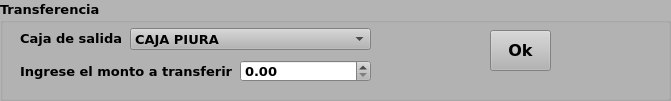
   <widget class="QGroupBox" name="groupBox_3">
    <property name="geometry">
     <rect>
      <x>20</x>
      <y>120</y>
      <width>671</width>
      <height>101</height>
     </rect>
    </property>
    <property name="palette">
     <palette>
      <active>
       <colorrole role="WindowText">
        <brush brushstyle="SolidPattern">
         <color alpha="255">
          <red>0</red>
          <green>0</green>
          <blue>0</blue>
         </color>
        </brush>
       </colorrole>
       <colorrole role="Button">
        <brush brushstyle="SolidPattern">
         <color alpha="255">
          <red>180</red>
          <green>180</green>
          <blue>180</blue>
         </color>
        </brush>
       </colorrole>
       <colorrole role="Light">
        <brush brushstyle="SolidPattern">
         <color alpha="255">
          <red>255</red>
          <green>255</green>
          <blue>255</blue>
         </color>
        </brush>
       </colorrole>
       <colorrole role="Midlight">
        <brush brushstyle="SolidPattern">
         <color alpha="255">
          <red>217</red>
          <green>217</green>
          <blue>217</blue>
         </color>
        </brush>
       </colorrole>
       <colorrole role="Dark">
        <brush brushstyle="SolidPattern">
         <color alpha="255">
          <red>90</red>
          <green>90</green>
          <blue>90</blue>
         </color>
        </brush>
       </colorrole>
       <colorrole role="Mid">
        <brush brushstyle="SolidPattern">
         <color alpha="255">
          <red>120</red>
          <green>120</green>
          <blue>120</blue>
         </color>
        </brush>
       </colorrole>
       <colorrole role="Text">
        <brush brushstyle="SolidPattern">
         <color alpha="255">
          <red>0</red>
          <green>0</green>
          <blue>0</blue>
         </color>
        </brush>
       </colorrole>
       <colorrole role="BrightText">
        <brush brushstyle="SolidPattern">
         <color alpha="255">
          <red>255</red>
          <green>255</green>
          <blue>255</blue>
         </color>
        </brush>
       </colorrole>
       <colorrole role="ButtonText">
        <brush brushstyle="SolidPattern">
         <color alpha="255">
          <red>0</red>
          <green>0</green>
          <blue>0</blue>
         </color>
        </brush>
       </colorrole>
       <colorrole role="Base">
        <brush brushstyle="SolidPattern">
         <color alpha="255">
          <red>255</red>
          <green>255</green>
          <blue>255</blue>
         </color>
        </brush>
       </colorrole>
       <colorrole role="Window">
        <brush brushstyle="SolidPattern">
         <color alpha="255">
          <red>180</red>
          <green>180</green>
          <blue>180</blue>
         </color>
        </brush>
       </colorrole>
       <colorrole role="Shadow">
        <brush brushstyle="SolidPattern">
         <color alpha="255">
          <red>0</red>
          <green>0</green>
          <blue>0</blue>
         </color>
        </brush>
       </colorrole>
       <colorrole role="AlternateBase">
        <brush brushstyle="SolidPattern">
         <color alpha="255">
          <red>217</red>
          <green>217</green>
          <blue>217</blue>
         </color>
        </brush>
       </colorrole>
       <colorrole role="ToolTipBase">
        <brush brushstyle="SolidPattern">
         <color alpha="255">
          <red>255</red>
          <green>255</green>
          <blue>220</blue>
         </color>
        </brush>
       </colorrole>
       <colorrole role="ToolTipText">
        <brush brushstyle="SolidPattern">
         <color alpha="255">
          <red>0</red>
          <green>0</green>
          <blue>0</blue>
         </color>
        </brush>
       </colorrole>
       <colorrole role="PlaceholderText">
        <brush brushstyle="SolidPattern">
         <color alpha="128">
          <red>0</red>
          <green>0</green>
          <blue>0</blue>
         </color>
        </brush>
       </colorrole>
      </active>
      <inactive>
       <colorrole role="WindowText">
        <brush brushstyle="SolidPattern">
         <color alpha="255">
          <red>0</red>
          <green>0</green>
          <blue>0</blue>
         </color>
        </brush>
       </colorrole>
       <colorrole role="Button">
        <brush brushstyle="SolidPattern">
         <color alpha="255">
          <red>180</red>
          <green>180</green>
          <blue>180</blue>
         </color>
        </brush>
       </colorrole>
       <colorrole role="Light">
        <brush brushstyle="SolidPattern">
         <color alpha="255">
          <red>255</red>
          <green>255</green>
          <blue>255</blue>
         </color>
        </brush>
       </colorrole>
       <colorrole role="Midlight">
        <brush brushstyle="SolidPattern">
         <color alpha="255">
          <red>217</red>
          <green>217</green>
          <blue>217</blue>
         </color>
        </brush>
       </colorrole>
       <colorrole role="Dark">
        <brush brushstyle="SolidPattern">
         <color alpha="255">
          <red>90</red>
          <green>90</green>
          <blue>90</blue>
         </color>
        </brush>
       </colorrole>
       <colorrole role="Mid">
        <brush brushstyle="SolidPattern">
         <color alpha="255">
          <red>120</red>
          <green>120</green>
          <blue>120</blue>
         </color>
        </brush>
       </colorrole>
       <colorrole role="Text">
        <brush brushstyle="SolidPattern">
         <color alpha="255">
          <red>0</red>
          <green>0</green>
          <blue>0</blue>
         </color>
        </brush>
       </colorrole>
       <colorrole role="BrightText">
        <brush brushstyle="SolidPattern">
         <color alpha="255">
          <red>255</red>
          <green>255</green>
          <blue>255</blue>
         </color>
        </brush>
       </colorrole>
       <colorrole role="ButtonText">
        <brush brushstyle="SolidPattern">
         <color alpha="255">
          <red>0</red>
          <green>0</green>
          <blue>0</blue>
         </color>
        </brush>
       </colorrole>
       <colorrole role="Base">
        <brush brushstyle="SolidPattern">
         <color alpha="255">
          <red>255</red>
          <green>255</green>
          <blue>255</blue>
         </color>
        </brush>
       </colorrole>
       <colorrole role="Window">
        <brush brushstyle="SolidPattern">
         <color alpha="255">
          <red>180</red>
          <green>180</green>
          <blue>180</blue>
         </color>
        </brush>
       </colorrole>
       <colorrole role="Shadow">
        <brush brushstyle="SolidPattern">
         <color alpha="255">
          <red>0</red>
          <green>0</green>
          <blue>0</blue>
         </color>
        </brush>
       </colorrole>
       <colorrole role="AlternateBase">
        <brush brushstyle="SolidPattern">
         <color alpha="255">
          <red>217</red>
          <green>217</green>
          <blue>217</blue>
         </color>
        </brush>
       </colorrole>
       <colorrole role="ToolTipBase">
        <brush brushstyle="SolidPattern">
         <color alpha="255">
          <red>255</red>
          <green>255</green>
          <blue>220</blue>
         </color>
        </brush>
       </colorrole>
       <colorrole role="ToolTipText">
        <brush brushstyle="SolidPattern">
         <color alpha="255">
          <red>0</red>
          <green>0</green>
          <blue>0</blue>
         </color>
        </brush>
       </colorrole>
       <colorrole role="PlaceholderText">
        <brush brushstyle="SolidPattern">
         <color alpha="128">
          <red>0</red>
          <green>0</green>
          <blue>0</blue>
         </color>
        </brush>
       </colorrole>
      </inactive>
      <disabled>
       <colorrole role="WindowText">
        <brush brushstyle="SolidPattern">
         <color alpha="255">
          <red>90</red>
          <green>90</green>
          <blue>90</blue>
         </color>
        </brush>
       </colorrole>
       <colorrole role="Button">
        <brush brushstyle="SolidPattern">
         <color alpha="255">
          <red>180</red>
          <green>180</green>
          <blue>180</blue>
         </color>
        </brush>
       </colorrole>
       <colorrole role="Light">
        <brush brushstyle="SolidPattern">
         <color alpha="255">
          <red>255</red>
          <green>255</green>
          <blue>255</blue>
         </color>
        </brush>
       </colorrole>
       <colorrole role="Midlight">
        <brush brushstyle="SolidPattern">
         <color alpha="255">
          <red>217</red>
          <green>217</green>
          <blue>217</blue>
         </color>
        </brush>
       </colorrole>
       <colorrole role="Dark">
        <brush brushstyle="SolidPattern">
         <color alpha="255">
          <red>90</red>
          <green>90</green>
          <blue>90</blue>
         </color>
        </brush>
       </colorrole>
       <colorrole role="Mid">
        <brush brushstyle="SolidPattern">
         <color alpha="255">
          <red>120</red>
          <green>120</green>
          <blue>120</blue>
         </color>
        </brush>
       </colorrole>
       <colorrole role="Text">
        <brush brushstyle="SolidPattern">
         <color alpha="255">
          <red>90</red>
          <green>90</green>
          <blue>90</blue>
         </color>
        </brush>
       </colorrole>
       <colorrole role="BrightText">
        <brush brushstyle="SolidPattern">
         <color alpha="255">
          <red>255</red>
          <green>255</green>
          <blue>255</blue>
         </color>
        </brush>
       </colorrole>
       <colorrole role="ButtonText">
        <brush brushstyle="SolidPattern">
         <color alpha="255">
          <red>90</red>
          <green>90</green>
          <blue>90</blue>
         </color>
        </brush>
       </colorrole>
       <colorrole role="Base">
        <brush brushstyle="SolidPattern">
         <color alpha="255">
          <red>180</red>
          <green>180</green>
          <blue>180</blue>
         </color>
        </brush>
       </colorrole>
       <colorrole role="Window">
        <brush brushstyle="SolidPattern">
         <color alpha="255">
          <red>180</red>
          <green>180</green>
          <blue>180</blue>
         </color>
        </brush>
       </colorrole>
       <colorrole role="Shadow">
        <brush brushstyle="SolidPattern">
         <color alpha="255">
          <red>0</red>
          <green>0</green>
          <blue>0</blue>
         </color>
        </brush>
       </colorrole>
       <colorrole role="AlternateBase">
        <brush brushstyle="SolidPattern">
         <color alpha="255">
          <red>180</red>
          <green>180</green>
          <blue>180</blue>
         </color>
        </brush>
       </colorrole>
       <colorrole role="ToolTipBase">
        <brush brushstyle="SolidPattern">
         <color alpha="255">
          <red>255</red>
          <green>255</green>
          <blue>220</blue>
         </color>
        </brush>
       </colorrole>
       <colorrole role="ToolTipText">
        <brush brushstyle="SolidPattern">
         <color alpha="255">
          <red>0</red>
          <green>0</green>
          <blue>0</blue>
         </color>
        </brush>
       </colorrole>
       <colorrole role="PlaceholderText">
        <brush brushstyle="SolidPattern">
         <color alpha="128">
          <red>0</red>
          <green>0</green>
          <blue>0</blue>
         </color>
        </brush>
       </colorrole>
      </disabled>
     </palette>
    </property>
    <property name="font">
     <font>
      <family>Verdana</family>
      <pointsize>10</pointsize>
      <bold>true</bold>
     </font>
    </property>
    <property name="autoFillBackground">
     <bool>true</bool>
    </property>
    <property name="title">
     <string>Transferencia</string>
    </property>
    <widget class="QLabel" name="label_5">
     <property name="geometry">
      <rect>
       <x>20</x>
       <y>63</y>
       <width>221</width>
       <height>16</height>
      </rect>
     </property>
     <property name="font">
      <font>
       <family>Verdana</family>
       <pointsize>10</pointsize>
       <bold>true</bold>
      </font>
     </property>
     <property name="text">
      <string>Ingrese el monto a transferir</string>
     </property>
    </widget>
    <widget class="QDoubleSpinBox" name="doubleSpinBox">
     <property name="geometry">
      <rect>
       <x>240</x>
       <y>60</y>
       <width>131</width>
       <height>22</height>
      </rect>
     </property>
     <property name="maximum">
      <double>99999.990000000005239</double>
     </property>
    </widget>
    <widget class="QComboBox" name="comboBox">
     <property name="geometry">
      <rect>
       <x>130</x>
       <y>28</y>
       <width>241</width>
       <height>22</height>
      </rect>
     </property>
     <item>
      <property name="text">
       <string>CAJA PIURA</string>
      </property>
     </item>
     <item>
      <property name="text">
       <string>CAJA CHICA</string>
      </property>
     </item>
    </widget>
    <widget class="QLabel" name="label_9">
     <property name="geometry">
      <rect>
       <x>20</x>
       <y>30</y>
       <width>221</width>
       <height>16</height>
      </rect>
     </property>
     <property name="font">
      <font>
       <family>Verdana</family>
       <pointsize>10</pointsize>
       <bold>true</bold>
      </font>
     </property>
     <property name="text">
      <string>Caja de salida</string>
     </property>
    </widget>
    <widget class="QPushButton" name="pushButton">
     <property name="geometry">
      <rect>
       <x>490</x>
       <y>30</y>
       <width>61</width>
       <height>41</height>
      </rect>
     </property>
     <property name="font">
      <font>
       <family>Verdana</family>
       <pointsize>12</pointsize>
       <bold>true</bold>
      </font>
     </property>
     <property name="mouseTracking">
      <bool>false</bool>
     </property>
     <property name="text">
      <string>Ok</string>
     </property>
    </widget>
   </widget>
